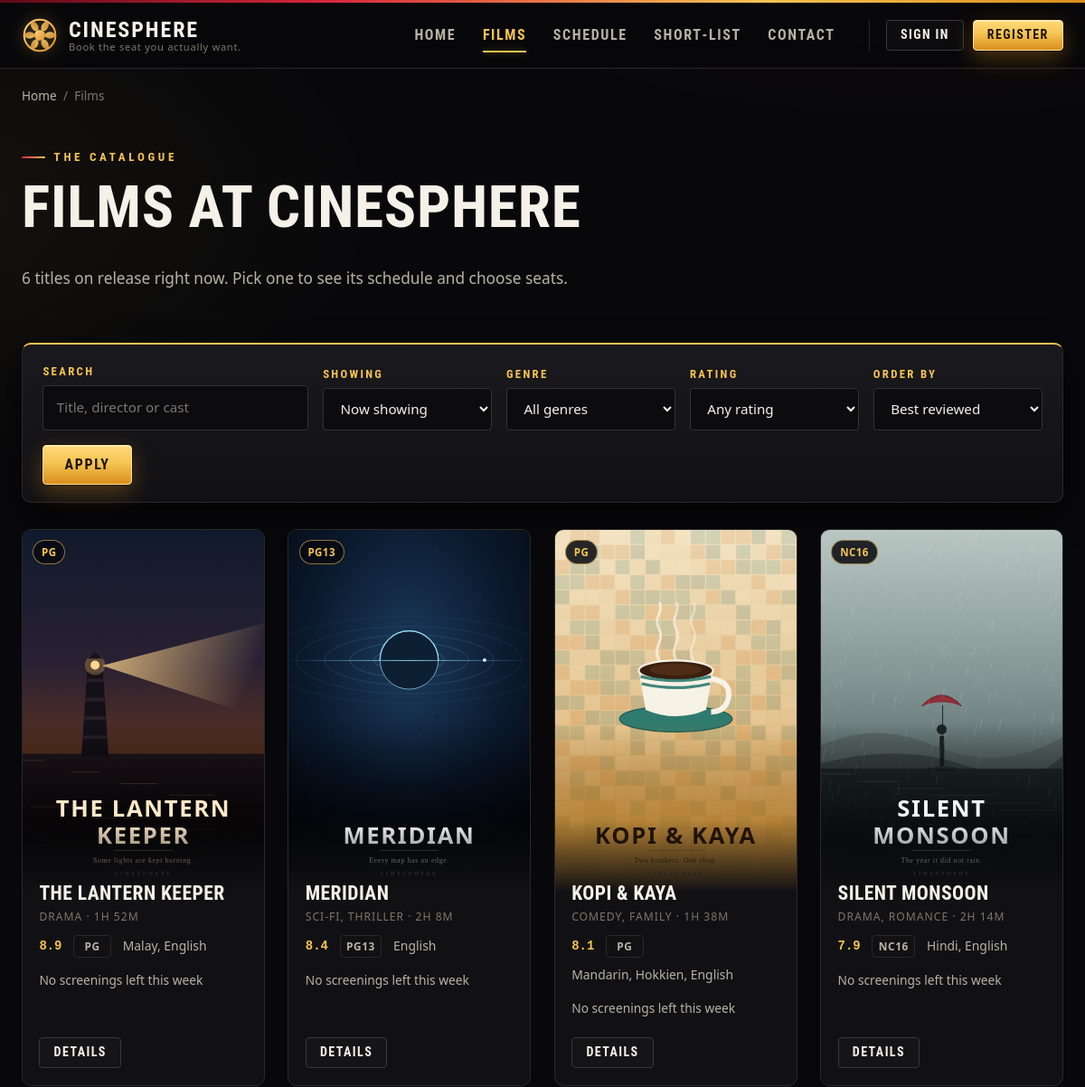
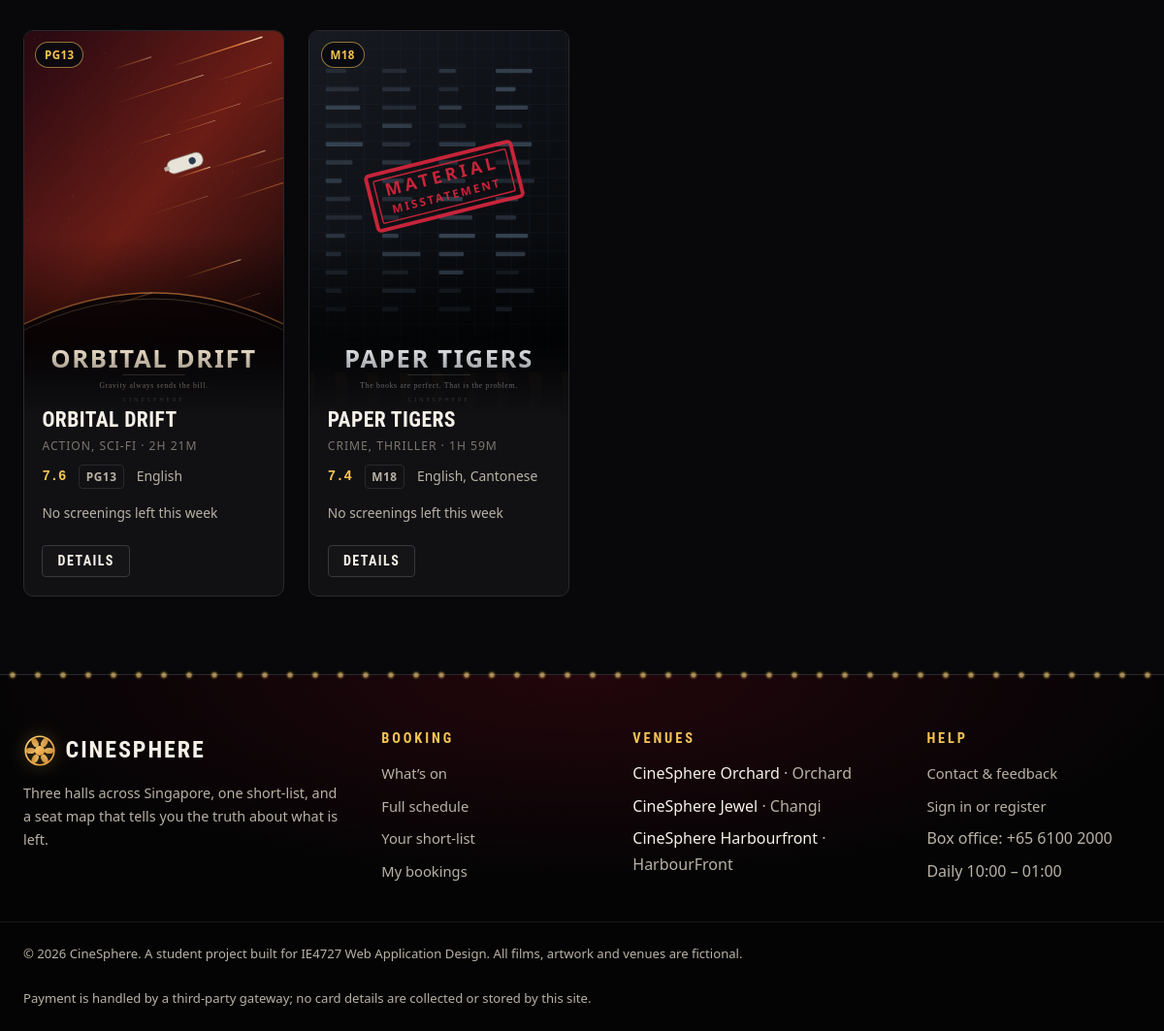
The app's page /movies.php with its own data (2 pictures, top to bottom).
### tables this page shows
CREATE TABLE movies (
    movie_id     INT AUTO_INCREMENT PRIMARY KEY,
    title        VARCHAR(120) NOT NULL,
    tagline      VARCHAR(160) NOT NULL DEFAULT '',
    synopsis     TEXT         NOT NULL,
    genre        VARCHAR(60)  NOT NULL,
    language     VARCHAR(40)  NOT NULL DEFAULT 'English',
    duration_min SMALLINT UNSIGNED NOT NULL,
    classification ENUM('G','PG','PG13','NC16','M18') NOT NULL DEFAULT 'PG13',
    director     VARCHAR(80)  NOT NULL,
    cast_list    VARCHAR(255) NOT NULL,
    release_date DATE         NOT NULL,
    poster       VARCHAR(80)  NOT NULL,
    banner       VARCHAR(80)  NOT NULL DEFAULT '',
    user_score   DECIMAL(3,1) NOT NULL DEFAULT 0.0,
    status       ENUM('now_showing','coming_soon','archived')
                 NOT NULL DEFAULT 'now_showing',
    created_at   DATETIME NOT NULL DEFAULT CURRENT_TIMESTAMP
);

CREATE TABLE cinemas (
    cinema_id   INT AUTO_INCREMENT PRIMARY KEY,
    name        VARCHAR(80)  NOT NULL,
    location    VARCHAR(80)  NOT NULL,
    address     VARCHAR(200) NOT NULL,
    phone       VARCHAR(20)  NOT NULL,
    opening_hrs VARCHAR(60)  NOT NULL DEFAULT '10:00 - 01:00 daily'
);

### includes/functions.php (called while the page is built, shortened)
<?php
require_once __DIR__ . '/db.php';
function e($value): string
{
    return htmlspecialchars((string) $value, ENT_QUOTES | ENT_SUBSTITUTE, 'UTF-8');
}
function pretty_runtime(int $minutes): string
{
    $h = intdiv($minutes, 60);
    $m = $minutes % 60;
    return $h > 0 ? "{$h}h {$m}m" : "{$m}m";
}
function nav_active(string $file): string
{
    return basename($_SERVER['SCRIPT_NAME']) === $file ? ' class="active"' : '';
}

### includes/auth.php (called while the page is built, shortened)
<?php
require_once __DIR__ . '/functions.php';
function is_logged_in(): bool
{
    return !empty($_SESSION['user_id']);
}
function current_user(): ?array
{
    if (!is_logged_in()) {
        return null;
    }
    $cache = db_one(
        'SELECT user_id, full_name, email, phone, birth_date, role, created_at, last_login
           FROM users
          WHERE user_id = ? AND is_active = 1',
        [(int) $_SESSION['user_id']]
    );
    return $cache;
}

### includes/db.php (called while the page is built, shortened)
<?php
function db(): mysqli
{
    static $conn = null;
    if ($conn instanceof mysqli) {
        return $conn;
    }
    try {
        $conn = new mysqli(DB_HOST, DB_USER, DB_PASS, DB_NAME, DB_PORT);
    } catch (Throwable $e) {
        http_response_code(503);
        echo '<!DOCTYPE html><html lang="en"><head><meta charset="utf-8">'
           . '<title>CineSphere &ndash; database unavailable</title>'
           . '<link rel="stylesheet" href="css/style.css"></head><body>'
           . '<main class="container"><div class="notice notice-error">'
           . '<h1>The booking database is not available</h1>'
           . '<p>Start MySQL in the XAMPP control panel, then import '
           . '<code>sql/01_schema.sql</code> followed by '
           . '<code>sql/02_seed.sql</code>.</p>'
           . (DEBUG ? '<p><small>' . htmlspecialchars($e->getMessage(),
                        ENT_QUOTES, 'UTF-8') . '</small></p>' : '')
           . '</div></main></body></html>';
        exit;
    }
    $conn->set_charset('utf8mb4');
    return $conn;
}
function db_query(string $sql, array $params = [], string $types = '')
{
    $stmt = db()->prepare($sql);
    if ($params) {
        $stmt->bind_param($types !== '' ? $types : db_types($params), ...$params);
    }
    $stmt->execute();
    $result = $stmt->get_result();
    return $result;
}
function db_all(string $sql, array $params = [], string $types = ''): array
{
    $res  = db_query($sql, $params, $types);
    $rows = [];
    if ($res) {
        while ($r = $res->fetch_assoc()) {
            $rows[] = $r;
        }
    }
    return $rows;
}
function db_types(array $params): string
{
    $t = '';
    foreach ($params as $p) {
        if (is_int($p)) {
            $t .= 'i';
        } elseif (is_float($p)) {
            $t .= 'd';
        } else {
            $t .= 's';
        }
    }
    return $t;
}

### movies.php (the view, shortened to what this page needs)
<?php
require_once __DIR__ . '/includes/auth.php';
$q      = trim((string) ($_GET['q']      ?? ''));
$status = trim((string) ($_GET['status'] ?? 'now_showing'));
$sort   = trim((string) ($_GET['sort']   ?? 'score'));
$sortMap = [
    'score'   => 'm.user_score DESC, m.title',
    'title'   => 'm.title',
    'newest'  => 'm.release_date DESC, m.title',
    'runtime' => 'm.duration_min, m.title',
];
$where  = ["m.status <> 'archived'"];
$params = [];
if ($status !== 'all') {
    $where[]  = 'm.status = ?';
    $params[] = $status;
}
$sql = 'SELECT m.*,
               (SELECT COUNT(*)
                  FROM showtimes st
                 WHERE st.movie_id = m.movie_id
                   AND st.status = ' . "'open'" . '
                   AND TIMESTAMP(st.show_date, st.show_time) >= NOW()) AS upcoming,
               (SELECT MIN(st.base_price)
                  FROM showtimes st
                 WHERE st.movie_id = m.movie_id
                   AND TIMESTAMP(st.show_date, st.show_time) >= NOW()) AS from_price
          FROM movies m
         WHERE ' . implode(' AND ', $where) . '
         ORDER BY ' . $sortMap[$sort];
$films  = db_all($sql, $params);
require __DIR__ . '/includes/header.php';
?>
<div class="container">
  <p class="breadcrumb"><a href="index.php">Home</a><span>/</span>Films</p>
</div>
<section class="section-tight">
  <div class="container">
    <span class="eyebrow">The catalogue</span>
    <h1>Films at CineSphere</h1>
    <p class="lede">
      <?= count($films) ?> <?= count($films) === 1 ? 'title' : 'titles' ?>
      <?php if ($status === 'now_showing'): ?>on release right now<?php
        elseif ($status === 'coming_soon'): ?>opening in the next few months<?php
        else: ?>in the catalogue<?php endif; ?>.
      Pick one to see its schedule and choose seats.
    </p>
  </div>
</section>
<div class="container">
  <form class="filter-bar" method="get" action="movies.php" data-autosubmit>
    <div class="field" style="flex:2 1 260px;">
      <label for="f-q">Search</label>
      <input type="search" name="q" id="f-q" value="<?= e($q) ?>"
             placeholder="Title, director or cast" maxlength="60">
    </div>
    <div class="field">
      <label for="f-status">Showing</label>
      <select name="status" id="f-status">
        <option value="now_showing" <?= $status === 'now_showing' ? 'selected' : '' ?>>Now showing</option>
      </select>
    </div>
    <div class="field">
      <label for="f-genre">Genre</label>
      <select name="genre" id="f-genre">
        <option value="">All genres</option>
      </select>
    </div>
    <div class="field">
      <label for="f-rating">Rating</label>
      <select name="rating" id="f-rating">
        <option value="">Any rating</option>
      </select>
    </div>
    <div class="field">
      <label for="f-sort">Order by</label>
      <select name="sort" id="f-sort">
        <option value="score"   <?= $sort === 'score'   ? 'selected' : '' ?>>Best reviewed</option>
      </select>
    </div>
    <button type="submit" class="btn btn-primary">Apply</button>
  </form>
  <?php if (!$films): ?>
    <div class="empty-state">
      <img src="images/step-browse.svg" alt="" width="74" height="74">
      <h2>Nothing matched that</h2>
      <p class="muted">
        No film matches
        <?php if ($q !== ''): ?>&ldquo;<?= e($q) ?>&rdquo;<?php endif; ?>
        with those filters. Try widening the search.
      </p>
      <a class="btn btn-primary" href="movies.php">Show everything on release</a>
    </div>
  <?php else: ?>
    <div class="film-grid" style="margin-bottom:3rem;">
      <?php foreach ($films as $m):
          $soon = ($m['status'] === 'coming_soon'); ?>
        <article class="film-card">
          <div class="film-poster">
            <img src="images/<?= e($m['poster']) ?>"
                 alt="Poster for <?= e($m['title']) ?>"
                 width="480" height="720" loading="lazy">
            <span class="badge <?= $soon ? 'badge-teal' : 'badge-gold' ?> poster-tag">
              <?= $soon ? 'Coming soon' : e($m['classification']) ?>
            </span>
          </div>
          <div class="film-body">
            <h3><a href="movie.php?id=<?= (int) $m['movie_id'] ?>"><?= e($m['title']) ?></a></h3>
            <p class="film-genre">
              <?= e($m['genre']) ?> &middot; <?= e(pretty_runtime((int) $m['duration_min'])) ?>
            </p>
            <p class="meta-row small">
              <?php if ((float) $m['user_score'] > 0): ?>
                <span class="score"><?= number_format((float) $m['user_score'], 1) ?></span>
              <?php endif; ?>
              <span class="rating"><?= e($m['classification']) ?></span>
              <span class="muted"><?= e($m['language']) ?></span>
            </p>
            <p class="small muted" style="margin-bottom:.4rem;">
              <?php if ($soon): ?>
                In cinemas <?= e(date('j M Y', strtotime($m['release_date']))) ?>
              <?php elseif ((int) $m['upcoming'] > 0): ?>
                <?= (int) $m['upcoming'] ?> screenings left &middot; from
                <?= e(money($m['from_price'])) ?>
              <?php else: ?>
                No screenings left this week
              <?php endif; ?>
            </p>
            <div class="btn-row">
              <?php if ($soon || (int) $m['upcoming'] === 0): ?>
                <a class="btn btn-ghost btn-sm" href="movie.php?id=<?= (int) $m['movie_id'] ?>">Details</a>
              <?php else: ?>
                <a class="btn btn-primary btn-sm" href="movie.php?id=<?= (int) $m['movie_id'] ?>">Times &amp; tickets</a>
              <?php endif; ?>
            </div>
          </div>
        </article>
      <?php endforeach; ?>
    </div>
  <?php endif; ?>
</div>
<?php require __DIR__ . '/includes/footer.php'; ?>

### includes/header.php (shortened to what this page needs)
<?php
require_once __DIR__ . '/auth.php';
$me         = current_user();
$prefCount  = $me ? preference_count((int) $me['user_id']) : 0;
?>
<!DOCTYPE html>
<html lang="en">
<head>
<link rel="stylesheet" href="css/style.css?v=<?= (int) filemtime(__DIR__ . '/../css/style.css') ?>">
</head>
<body>
<header class="site-header">
  <div class="container header-inner">
    <a class="brand" href="index.php">
      <img src="images/logo.svg" alt="" width="40" height="40">
      <span class="brand-text">
        <strong><?= e(SITE_NAME) ?></strong>
        <small><?= e(SITE_TAGLINE) ?></small>
      </span>
    </a>
    <nav id="site-navigation" class="site-nav" aria-label="Main">
      <ul>
        <li><a href="index.php"<?= nav_active('index.php') ?>>Home</a></li>
        <li><a href="movies.php"<?= nav_active('movies.php') ?>>Films</a></li>
        <li><a href="showtimes.php"<?= nav_active('showtimes.php') ?>>Schedule</a></li>
        <li>
          <a href="preferences.php"<?= nav_active('preferences.php') ?>>Short&#8209;list<?php
            if ($prefCount > 0): ?><span class="pill"><?= (int) $prefCount ?></span><?php endif; ?></a>
        </li>
        <li><a href="contact.php"<?= nav_active('contact.php') ?>>Contact</a></li>
      </ul>
      <div class="nav-account">
        <?php if ($me): ?>
          <span class="who">Hello, <strong><?= e(explode(' ', $me['full_name'])[0]) ?></strong></span>
          <form method="post" action="logout.php" class="inline-form">
            <?= csrf_field() ?>
            <button type="submit" class="btn btn-ghost btn-sm">Sign out</button>
          </form>
        <?php else: ?>
          <a class="btn btn-ghost btn-sm" href="account.php">Sign in</a>
          <a class="btn btn-primary btn-sm" href="account.php?tab=register">Register</a>
        <?php endif; ?>
      </div>
    </nav>
  </div>
</header>
<main id="main">

### includes/footer.php (shortened to what this page needs)
</main>
<footer class="site-footer">
  <div class="container footer-grid">
    <div class="footer-col">
      <div class="brand brand-footer">
        <img src="images/logo.svg" alt="" width="34" height="34">
        <strong><?= e(SITE_NAME) ?></strong>
      </div>
      <p class="muted">
        Three halls across Singapore, one short-list, and a seat map that
        tells you the truth about what is left.
      </p>
    </div>
    <div class="footer-col">
      <h3>Booking</h3>
      <ul class="plain">
        <li><a href="movies.php">What&rsquo;s on</a></li>
        <li><a href="showtimes.php">Full schedule</a></li>
        <li><a href="preferences.php">Your short-list</a></li>
        <li><a href="mybookings.php">My bookings</a></li>
      </ul>
    </div>
    <div class="footer-col">
      <h3>Venues</h3>
      <ul class="plain">
<?php
require_once __DIR__ . '/functions.php';
foreach (db_all('SELECT name, location FROM cinemas ORDER BY cinema_id') as $c): ?>
        <li><?= e($c['name']) ?> <span class="muted">&middot; <?= e($c['location']) ?></span></li>
<?php endforeach; ?>
      </ul>
    </div>
    <div class="footer-col">
      <h3>Help</h3>
      <ul class="plain">
        <li><a href="contact.php">Contact &amp; feedback</a></li>
        <li><a href="account.php">Sign in or register</a></li>
        <li class="muted">Box office: +65 6100 2000</li>
        <li class="muted">Daily 10:00 &ndash; 01:00</li>
      </ul>
    </div>
  </div>
  <div class="container footer-base">
    <p class="muted">
      &copy; <?= date('Y') ?> <?= e(SITE_NAME) ?>. A student project built for
      IE4727 Web Application Design. All films, artwork and venues are fictional.
    </p>
    <p class="muted">
      Payment is handled by a third-party gateway; no card details are
      collected or stored by this site.
    </p>
  </div>
</footer>
</body>
</html>

### records on screen
movies: poster (picture), classification "PG", title "THE LANTERN KEEPER", genre "DRAMA", duration_min "1H 52M", user_score "8.9", language "Malay, English", status "No screenings left this week"
movies: poster (picture), classification "PG13", title "MERIDIAN", genre "SCI-FI, THRILLER", duration_min "2H 8M", user_score "8.4", language "English", status "No screenings left this week"
movies: poster (picture), classification "PG", title "KOPI & KAYA", genre "COMEDY, FAMILY", duration_min "1H 38M", user_score "8.1", language "Mandarin, Hokkien, English", status "No screenings left this week"
movies: poster (picture), classification "NC16", title "SILENT MONSOON", genre "DRAMA, ROMANCE", duration_min "2H 14M", user_score "7.9", language "Hindi, English", status "No screenings left this week"
movies: poster (picture), classification "PG13", title "ORBITAL DRIFT", genre "ACTION, SCI-FI", duration_min "2H 21M", user_score "7.6", language "English", status "No screenings left this week"
movies: poster (picture), classification "M18", title "PAPER TIGERS", genre "CRIME, THRILLER", duration_min "1H 59M", user_score "7.4", language "English, Cantonese", status "No screenings left this week"
cinemas: name "CineSphere Orchard", location "Orchard"
cinemas: name "CineSphere Jewel", location "Changi"
cinemas: name "CineSphere Harbourfront", location "HarbourFront"

### other values on screen
SITE_NAME "CINESPHERE"
SITE_TAGLINE "Book the seat you actually want."
count($films) "6"
SITE_NAME "CineSphere"
